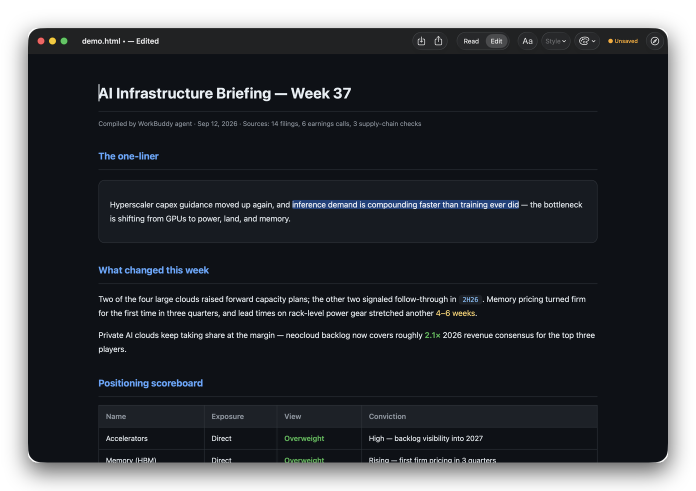
#> input picture screenshot.png, 1392 x 981 px, given in place of shot_raw.png, which was not available (shown at 1/2 size)
$ python make_hero.py
#> lines starting #> are read from the running program, lines starting #| are printed output that depends on the picture; pictures that were not available may be replaced by others from this repository, and a replacement may not be noted
#!/usr/bin/env python3
"""Turn the raw window capture into a polished README hero image."""
from PIL import Image, ImageDraw, ImageFilter

SRC = "/tmp/shot_raw.png"
OUT = "/Users/a1-6/WorkBuddy/2026-09-21-12-25-10/html-editor-app/screenshot.png"

src = Image.open(SRC).convert("RGBA")
#> src is the input picture: PIL image 1392x981 RGBA; mean R, G, B, A 18.6, 21.4, 25.7, 213.1
w, h = src.size
#> w = 1392; h = 981
target_w = 1280
src = src.resize((target_w, round(h * target_w / w)), Image.LANCZOS)
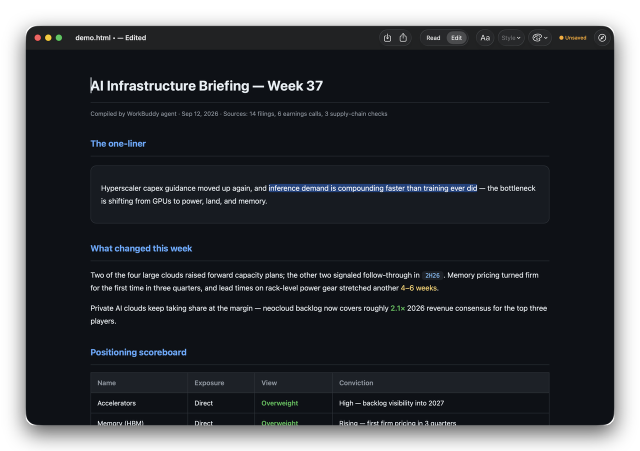
#> src: PIL image 1280x902 RGBA (shown at 1/2 size); mean R, G, B, A 18.6, 21.4, 25.7, 213.1; transparent parts drawn white

radius = 18
mask = Image.new("L", src.size, 0)
#> mask: PIL image 1280x902 L; every value is 0
md = ImageDraw.Draw(mask)
md.rounded_rectangle([0, 0, src.size[0] - 1, src.size[1] - 1], radius=radius, fill=255)

pad = 56
shadow_lift = 16
canvas = Image.new("RGBA", (src.width + pad * 2, src.height + pad * 2), (0, 0, 0, 0))
#> canvas: PIL image 1392x1014 RGBA; every value is 0

# soft drop shadow
shadow = Image.new("RGBA", canvas.size, (0, 0, 0, 0))
sd = ImageDraw.Draw(shadow)
sd.rounded_rectangle(
    [pad, pad + shadow_lift, pad + src.width, pad + src.height + shadow_lift],
    radius=radius, fill=(0, 0, 0, 170),
)
shadow = shadow.filter(ImageFilter.GaussianBlur(22))
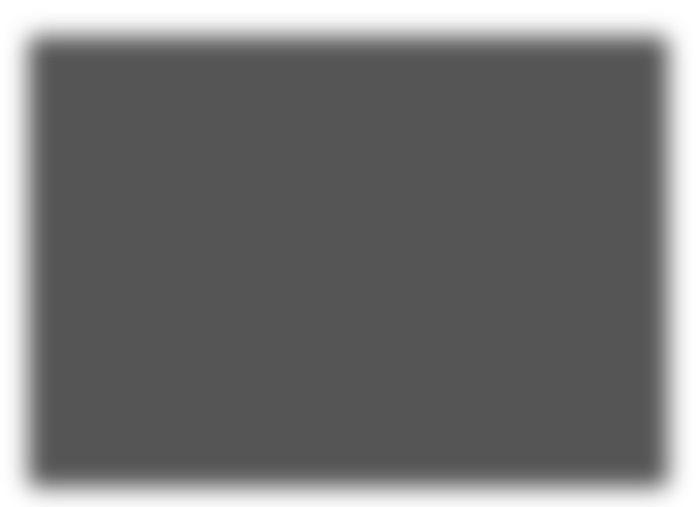
#> shadow: PIL image 1392x1014 RGBA (shown at 1/2 size); mean R, G, B, A 0, 0, 0, 139.3; transparent parts drawn white
canvas = Image.alpha_composite(canvas, shadow)

canvas.paste(src, (pad, pad), mask)
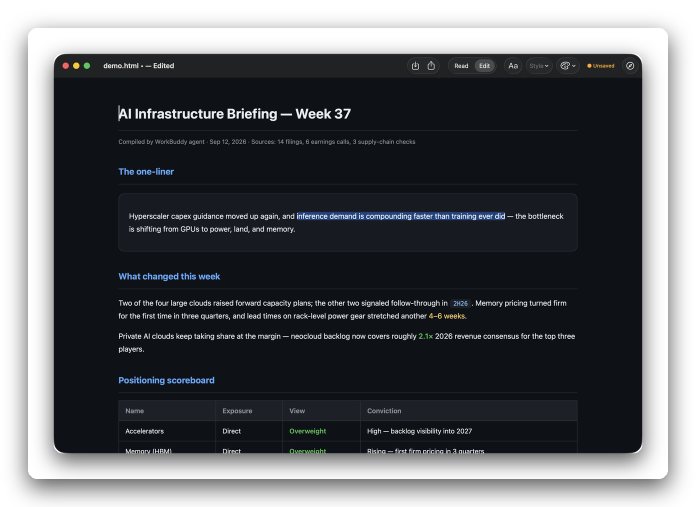
#> canvas: PIL image 1392x1014 RGBA (shown at 1/2 size); mean R, G, B, A 15.2, 17.5, 21, 179.7; transparent parts drawn white
canvas.save(OUT)
print("hero written:", canvas.size)
#| hero written: (1392, 1014)
